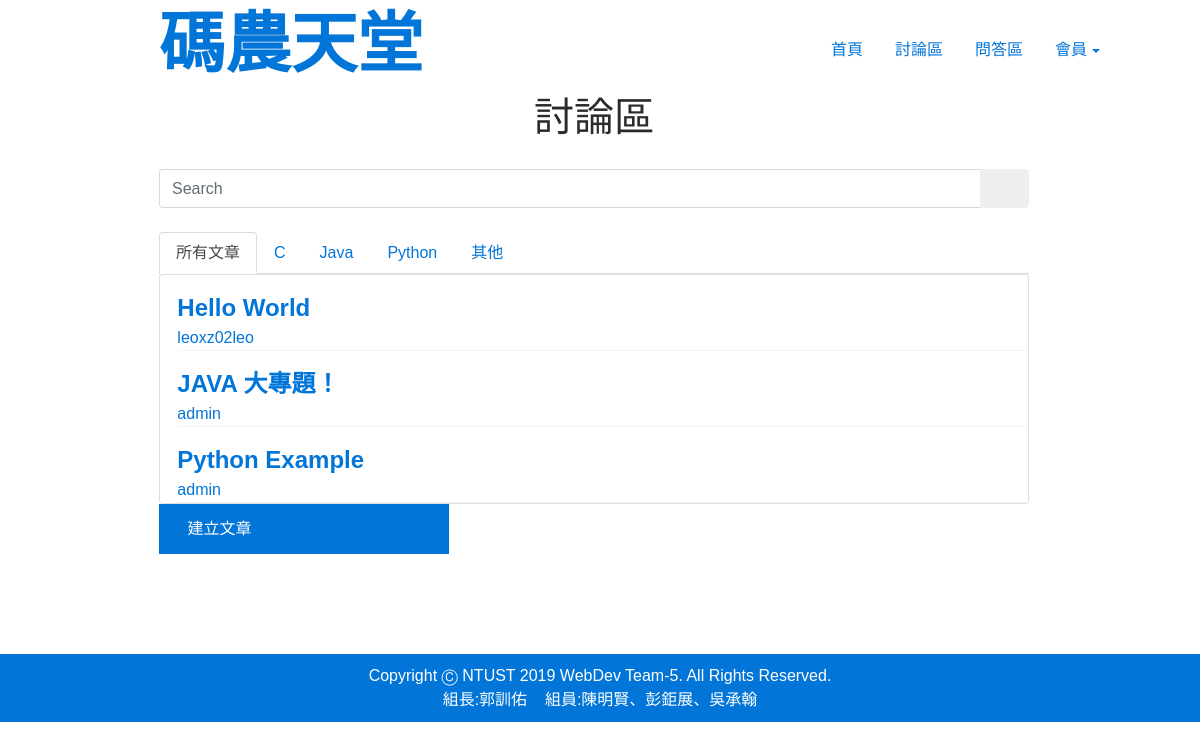
Before: /forum/ with the older database file.
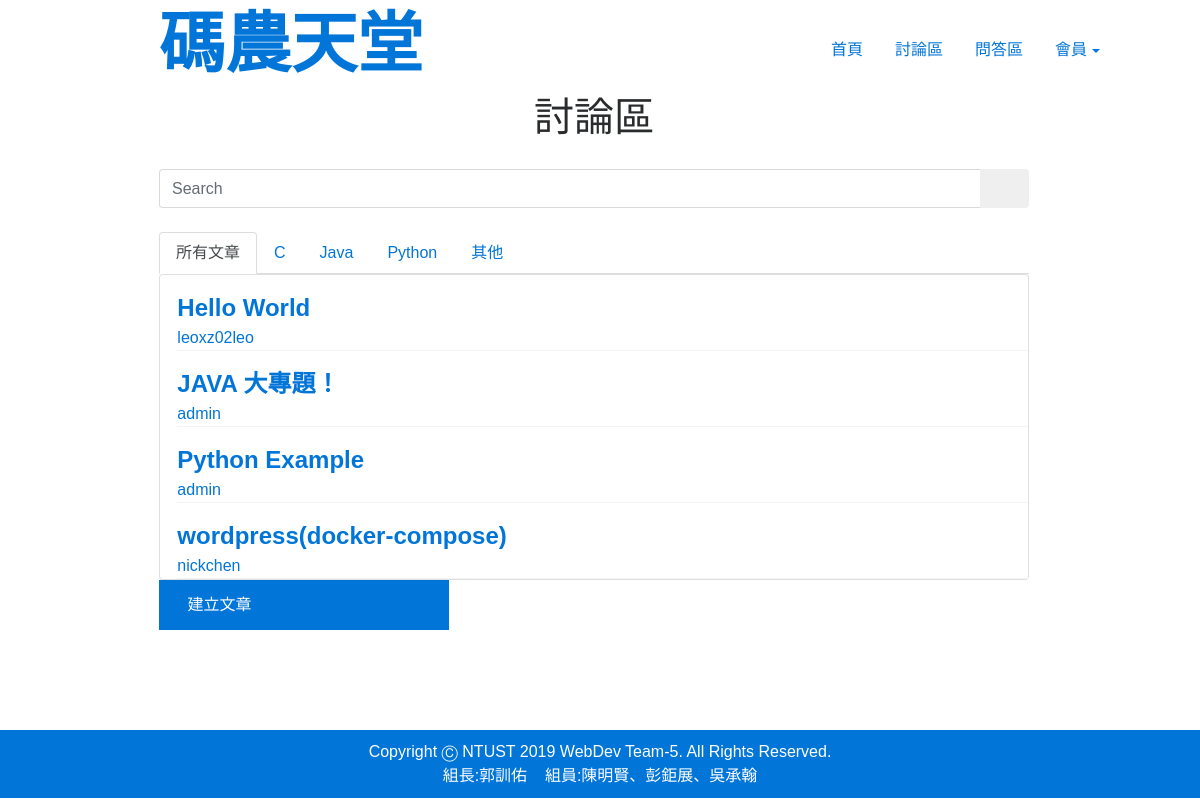
After: the same page with the newer database file.
### forum/models.py (models this page shows, shortened)
class Post(models.Model):
    forum = models.ForeignKey(Forum,on_delete=models.CASCADE,default=None)
    title = models.CharField(max_length=50)
    body = RichTextField()
    postTime = models.DateTimeField(default = datetime.now)
    postUser = models.ForeignKey(User,on_delete=models.CASCADE)

### forum/views.py (the view, shortened to what this page needs)
def index(request):
    posts = Post.objects.all()
    postsCPP = Post.objects.filter(forum__title='C++')
    postsJava = Post.objects.filter(forum__title='Java')
    postsPython = Post.objects.filter(forum__title='Python')
    postsOther = Post.objects.filter(forum__title='Other')
    query = request.GET.get('srch-term')
    context = {
        'posts': posts,
        'postsCpp':postsCPP,
        'postsJava':postsJava,
        'postsPython':postsPython,
        'postsOther':postsOther
    }
    return render(request, 'forum/index.html', context)

### forum/templates/forum/index.html (shortened to what this page needs)
{% extends 'main/layout.html' %}
{% block content %}
<form method="GET" class="col-md-9" id="div1">
    <h1 style="text-align: center; margin: 0 0 30px;">討論區</h1>
    <div class="input-group add-on">
        <input class="form-control" placeholder="Search" name="srch-term" id="srch-term" type="text">
        <div class="input-group-btn">
            <button class="btn btn-default" type="submit">
            </button>
        </div>
    </div>
    <br>
    <div >
        <ul class="nav nav-tabs">
            <li class="nav-item">
                <a class="nav-link active show" href="#tab1" data-toggle="tab">所有文章</a>
            </li>
            <li class="nav-item">
                <a class="nav-link" href="#tab2" data-toggle="tab">C</a>
            </li>
            <li class="nav-item">
                <a class="nav-link" href="#tab3" data-toggle="tab">Java</a>
            </li>
            <li class="nav-item">
                <a class="nav-link" href="#tab4" data-toggle="tab">Python</a>
            </li>
            <li class="nav-item">
                <a class="nav-link" href="#tab5" data-toggle="tab">其他</a>
            </li>
        </ul>
        <div class="tab-content">
            <div class="tab-pane active" id="panel-538244">
                <div class="card">
                    {% for data in posts%}
                        <div class="card-body">
                            <div class="list">
                                <div class="card-text">
                                    <div class="title">
                                        <a  href="/forum/detail/{{data.id}}">{{data.title}}</a>
                                    </div>
                                    <div>
                                        <a href="/users/profile/{{data.postUser}}">{{data.postUser}}</a>
                                    </div>
                                </div>
                            </div>
                        </div>
                    {% endfor %}
                </div>
            </div>
        </div>
        <button class="btn btn-primary create-post style-jvp6q3ta" type="button" style="width: 290px;height: 50px; position: relative; left: 0%"  onclick="location.href='/forum/create'">
            <div style="position: relative; left: -30%; text-align: right;display: inline-block;">建立文章</div>
        </button>
    </div>
</form>
{% endblock content %}

Changed rows visible on the page:
added Post: title "wordpress(docker-compose)", postUser "nickchen"
